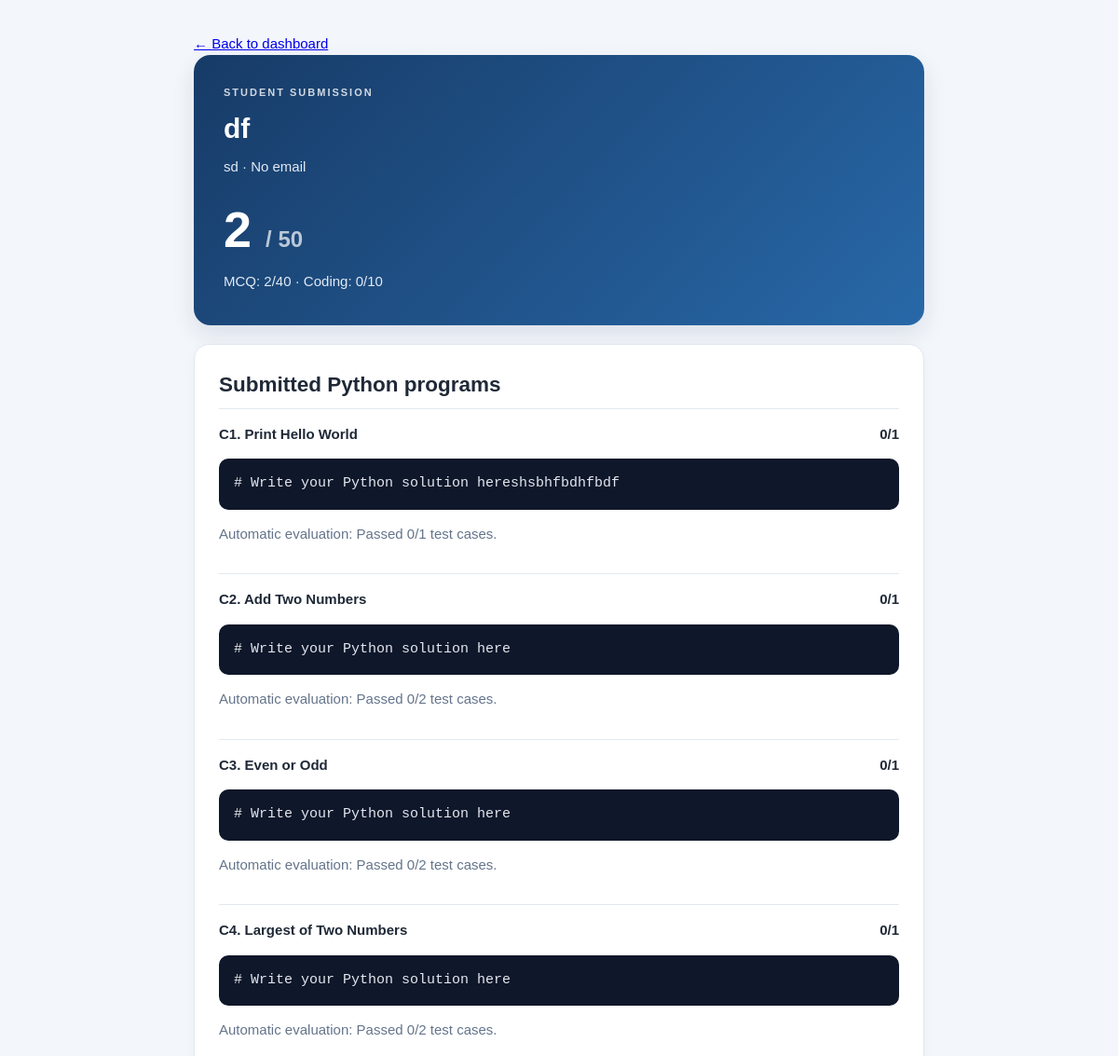
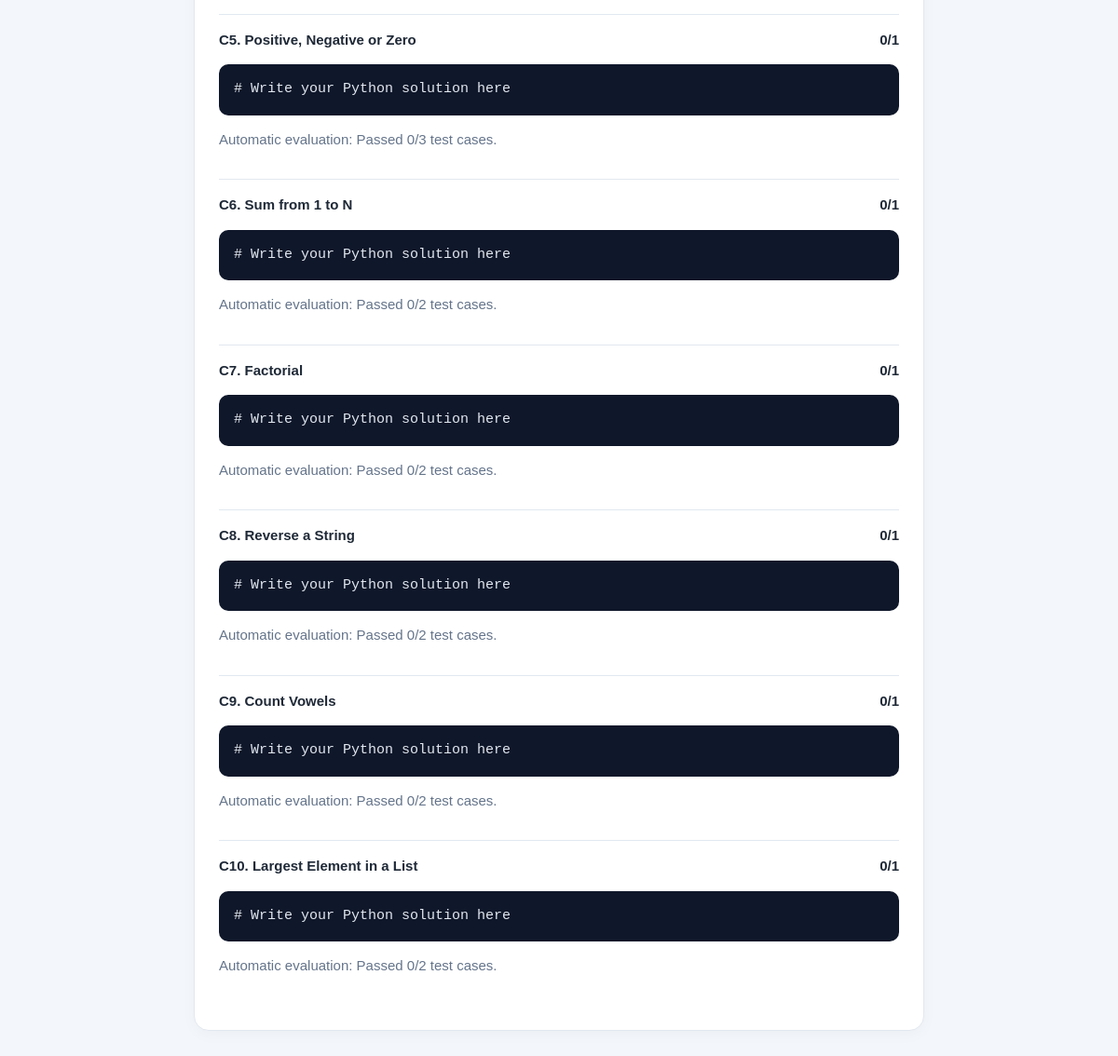
/admin/attempt/2 (signed in), run on the app's committed database (2 pictures, top to bottom).
### tables this page shows
CREATE TABLE attempts (
          id INTEGER PRIMARY KEY AUTOINCREMENT, token TEXT UNIQUE NOT NULL, student_name TEXT NOT NULL,
          roll_number TEXT NOT NULL, email TEXT, question_ids TEXT NOT NULL, started_at TEXT NOT NULL,
          deadline TEXT NOT NULL, submitted_at TEXT, answers TEXT, score INTEGER, total INTEGER NOT NULL,
          status TEXT NOT NULL DEFAULT 'in_progress', coding_answers TEXT, mcq_score INTEGER, coding_score INTEGER);

### app.py (the view)
@app.route('/admin/attempt/<int:attempt_id>')
@admin_required
def attempt_detail(attempt_id):
    conn=db(); r=conn.execute('SELECT * FROM attempts WHERE id=?',(attempt_id,)).fetchone(); conn.close()
    if not r: abort(404)
    coding=json.loads(r['coding_answers'] or '{}')
    return render_template('attempt_detail.html',r=r,coding=coding)

### app.py (called while the page is built)
def db():
    conn = sqlite3.connect(DATABASE); conn.row_factory = sqlite3.Row; return conn

def admin_required(fn):
    @wraps(fn)
    def wrapper(*a,**kw):
        if not session.get('admin'): return redirect(url_for('admin'))
        return fn(*a,**kw)
    return wrapper

### templates/attempt_detail.html
<!doctype html><html><head><meta name="viewport" content="width=device-width, initial-scale=1"><title>Student Submission</title><link rel="stylesheet" href="/static/style.css"></head><body><div class="wrap"><a href="/admin/dashboard">← Back to dashboard</a><div class="hero"><div class="eyebrow">STUDENT SUBMISSION</div><h1>{{ r.student_name }}</h1><p>{{ r.roll_number }} · {{ r.email or 'No email' }}</p><div class="score">{{ r.score if r.score is not none else 0 }} <span>/ 50</span></div><p>MCQ: {{ r.mcq_score or 0 }}/40 · Coding: {{ r.coding_score or 0 }}/10</p></div><div class="panel"><h2>Submitted Python programs</h2>{% for i in range(10) %}{% set item=coding.get(i|string,{}) %}<div class="review"><div class="review-head"><b>C{{ i+1 }}. {{ ['Print Hello World','Add Two Numbers','Even or Odd','Largest of Two Numbers','Positive, Negative or Zero','Sum from 1 to N','Factorial','Reverse a String','Count Vowels','Largest Element in a List'][i] }}</b><b>{{ item.get('mark',0) }}/1</b></div><pre class="code-view">{{ item.get('code','Not submitted') }}</pre><p class="muted">Automatic evaluation: {{ item.get('feedback','Not evaluated') }}</p></div>{% endfor %}</div></div></body></html>

### static/style.css (style rules this page uses)
:root { --navy:#173b67;--blue:#2868a8;--ink:#1f2937;--muted:#64748b;--line:#e2e8f0;--bg:#f3f6fa }
* { box-sizing:border-box }
body { margin:0;background:var(--bg);color:var(--ink);font:15px/1.5 Arial,sans-serif }
.wrap { max-width:820px;margin:36px auto;padding:0 18px }
.hero { background:linear-gradient(135deg,#173b67,#2868a8);color:white;padding:32px;border-radius:18px;margin-bottom:20px;box-shadow:0 10px 25px #173b671c }
.eyebrow { font-size:11px;letter-spacing:2px;font-weight:bold;opacity:.8 }
.hero h1 { font-size:30px;margin:8px 0 }
.hero p { margin:4px 0;color:#e2eaf4 }
.panel { background:white;border:1px solid var(--line);border-radius:16px;padding:26px;margin-bottom:18px;box-shadow:0 4px 16px #0f172a08 }
.panel h2 { margin:0 0 8px }
.muted { color:var(--muted) }
.score { font-size:54px;font-weight:800;margin-top:15px }
.score span { font-size:24px;opacity:.7 }
.review { border-top:1px solid var(--line);padding:16px 0 }
.review-head { display:flex;justify-content:space-between;gap:12px }
.code-view { white-space:pre-wrap;overflow-wrap:anywhere;background:#0f172a;color:#e2e8f0;padding:16px;border-radius:10px;overflow-x:auto }

### data on the page
attempts: student_name "df", roll_number "sd", email "No email", score "2", mcq_score "2", coding_score "0"

### other printed values
{{ i+1 }} "1" "2" "3" "4" "5" "6" "7" "8" "9" "10"
{{ item.get('mark',0) }} "0" "0" "0" "0" "0" "0" "0" "0" "0" "0"
{{ item.get('code','Not submitted') }} "# Write your Python solution hereshsbhfbdhfbdf" "# Write your Python solution here" "# Write your Python solution here" "# Write your Python solution here" "# Write your Python solution here" "# Write your Python solution here" "# Write your Python solution here" "# Write your Python solution here" "# Write your Python solution here" "# Write your Python solution here"
{{ item.get('feedback','Not evaluated') }} "Passed 0/1 test cases." "Passed 0/2 test cases." "Passed 0/2 test cases." "Passed 0/2 test cases." "Passed 0/3 test cases." "Passed 0/2 test cases." "Passed 0/2 test cases." "Passed 0/2 test cases." "Passed 0/2 test cases." "Passed 0/2 test cases."
